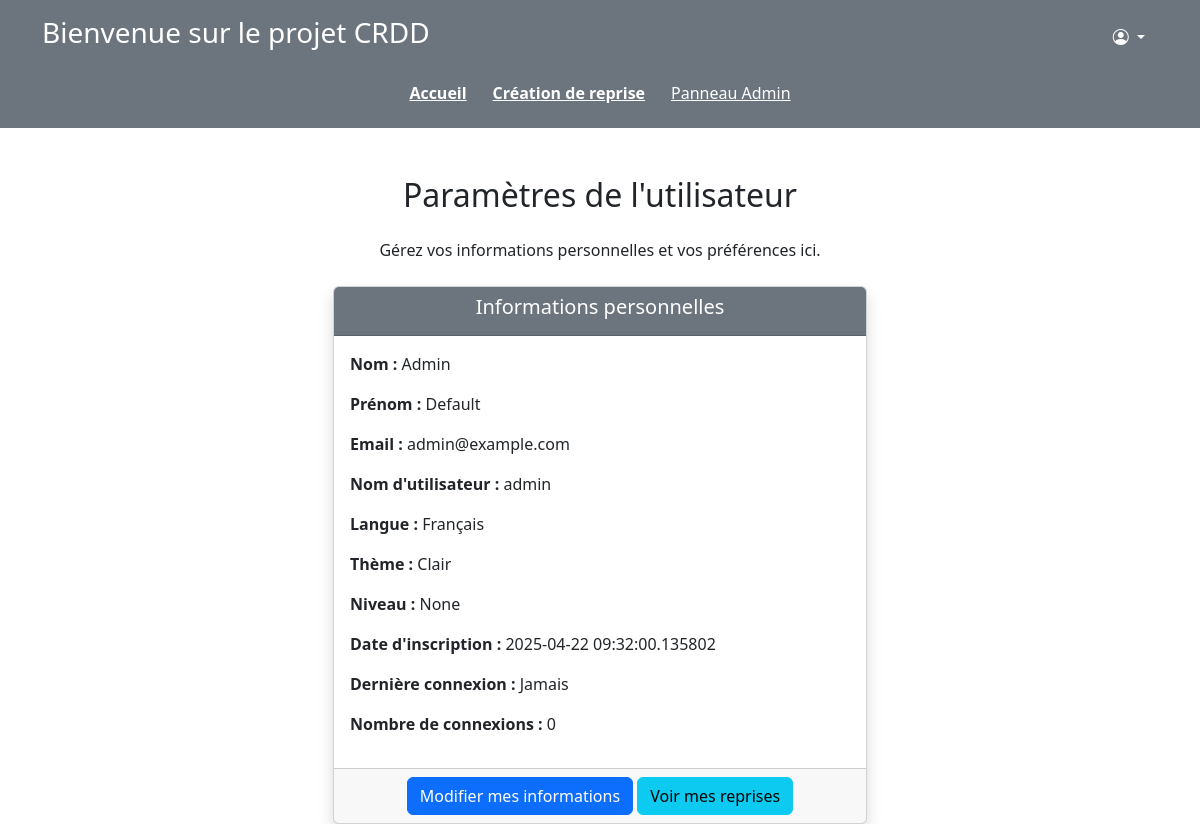
Page /profile (signed in) on the earlier database version.
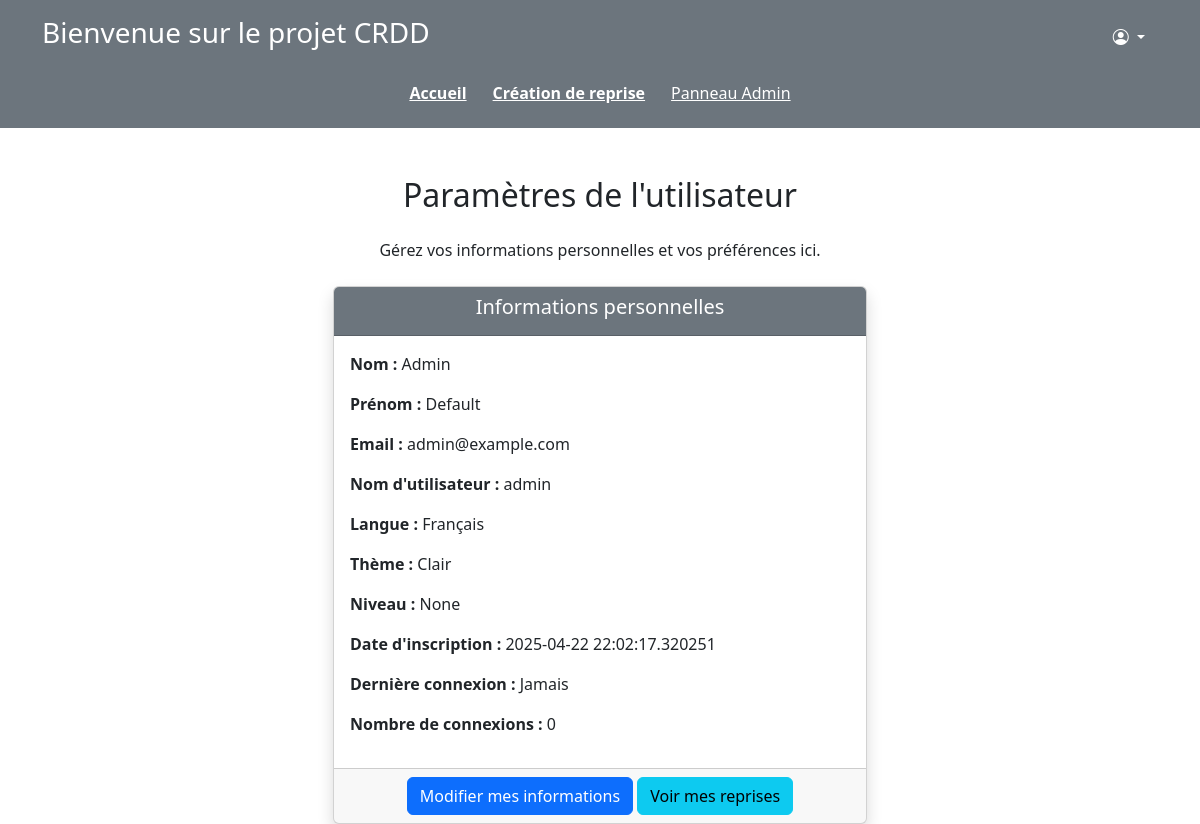
Same page on the later database version.
### app/models.py (models this page shows, shortened)
class User(UserMixin, db.Model):
    __tablename__ = 'user'
    id = db.Column(db.Integer, primary_key=True)  # ID unique pour l'utilisateur
    nom = db.Column(db.String(45), nullable=False)  # Nom de l'utilisateur
    prenom = db.Column(db.String(45), nullable=False)  # Prénom de l'utilisateur
    mail = db.Column(db.String(100), unique=True, nullable=True)  # Email de l'utilisateur
    username = db.Column(db.String(45), unique=True, nullable=False)  # Nom d'utilisateur
    role_id = db.Column(db.Integer, db.ForeignKey('role.id'), nullable=False)  # Clé étrangère vers Role
    date_inscription = db.Column(db.DateTime, default=datetime.utcnow)  # Date d'inscription
    derniere_connexion = db.Column(db.DateTime, nullable=True)  # Dernière connexion
    langue = db.Column(db.String(20), default='Français')  # Langue préférée
    theme = db.Column(db.String(10), default='Clair')  # Thème préféré
    nombre_connexions = db.Column(db.Integer, default=0)  # Suivi des connexions
    reprises = db.relationship('Reprise', back_populates='user')  # Relation avec les reprises
    niveau = db.Column(db.String(45), unique=True, nullable=True)  # Niveau de l'utilisateur
    role = db.relationship('Role', back_populates='users', lazy=True)
    login = db.relationship('Login', back_populates='user', uselist=False, lazy=True)
    historique = db.relationship('Historique', back_populates='user', lazy=True)
    notifications = db.relationship('Notification', back_populates='user', lazy=True)

### app/routes.py (the view)
@main.route('/profile')
@login_required
def profile():
    return render_template('profile.html')

### app/__init__.py (called while the page is built)
@login_manager.user_loader
def load_user(user_id):
    from .models import User
    return User.query.get(int(user_id))

### app/templates/profile.html (shortened to what this page needs)
{% extends 'base.html' %}
{% block content %}
<div class="container mt-5">
    <h2 class="text-center mb-4">Paramètres de l'utilisateur</h2>
    <p class="text-center">Gérez vos informations personnelles et vos préférences ici.</p>
    <div class="row mt-4">
        <div class="col-md-6 offset-md-3">
            <div class="card shadow">
                <div class="card-header bg-secondary text-white text-center">
                    <h5>Informations personnelles</h5>
                </div>
                <div class="card-body">
                    <p><strong>Nom :</strong> {{ current_user.nom }}</p>
                    <p><strong>Prénom :</strong> {{ current_user.prenom }}</p>
                    <p><strong>Email :</strong> {{ current_user.mail }}</p>
                    <p><strong>Nom d'utilisateur :</strong> {{ current_user.username }}</p>
                    <p><strong>Langue :</strong> {{ current_user.langue }}</p>
                    <p><strong>Thème :</strong> {{ current_user.theme }}</p>
                    <p><strong>Niveau :</strong> {{ current_user.niveau }}</p>
                    <p><strong>Date d'inscription :</strong> {{ current_user.date_inscription }}</p>
                    <p><strong>Dernière connexion :</strong> {{ current_user.derniere_connexion or 'Jamais' }}</p>
                    <p><strong>Nombre de connexions :</strong> {{ current_user.nombre_connexions }}</p>
                </div>
                <div class="card-footer text-center">
                    <button class="btn btn-primary" onclick="toggleEditForm()">Modifier mes informations</button>
                    <a href="{{ url_for('main.user_reprises') }}" class="btn btn-info">Voir mes reprises</a>
                </div>
            </div>
        </div>
    </div>
</div>
{% endblock %}

Differences in the rows shown:
changed User "Admin": date_inscription "2025-04-22 09:32:00.135802" → "2025-04-22 22:02:17.320251"
